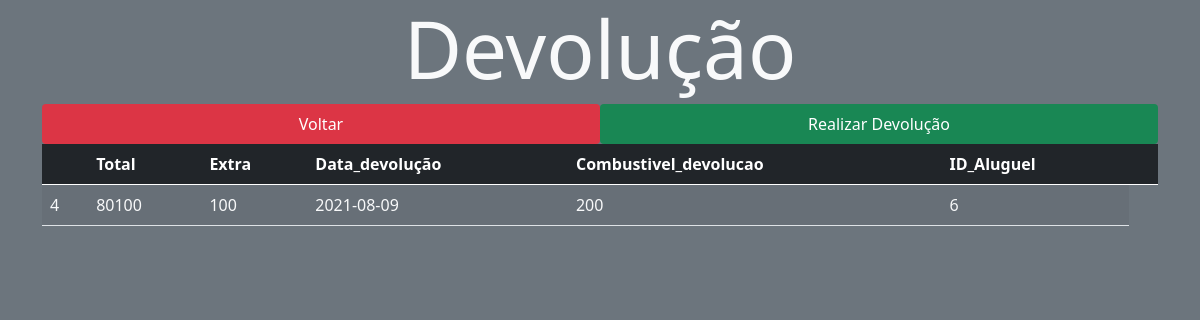
Before: /src/views/devolucao.php with the older database file.
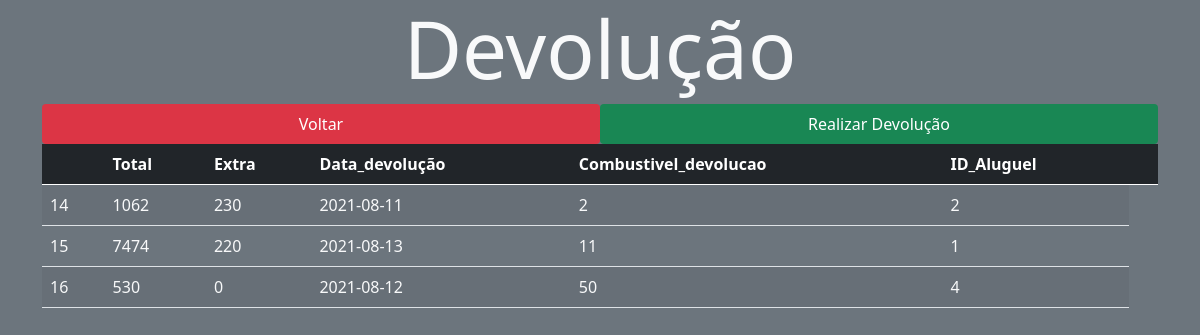
After: the same page with the newer database file.
### tables this page shows
CREATE TABLE `devolucao` (
  `iddevolucao` int(11) NOT NULL,
  `total` varchar(200) NOT NULL,
  `idaluguel` int(11) NOT NULL,
  `combustiveldevolucao` varchar(200) NOT NULL,
  `extra` varchar(200) NOT NULL,
  `datadevolucao` date NOT NULL
);

### src/controller/devolucaoController.php (called while the page is built, shortened)
<?php
require_once '../model/devolucao.php';
require_once '../model/Database.php';
class devolucaoController extends devolucao
{
    protected $tabela = 'devolucao';
     public function findAll()
    {
        $query = "SELECT * FROM $this->tabela";
        $stm = Database::prepare($query);
        $stm->execute();
        $devolucaos = array();
        foreach ($stm->fetchAll() as $devolucao) {
            array_push(
                $devolucaos,
                new devolucao($devolucao->iddevolucao,$devolucao->idaluguel, $devolucao->total, $devolucao->extra,$devolucao->datadevolucao, $devolucao->combustiveldevolucao)
            );
        }
        return $devolucaos;
    }
}

### src/model/Database.php (called while the page is built, shortened)
<?php
class Database
{
    private static $instance;
    public static function getInstance()
    {
        if (!isset(self::$instance)) {
            try {
                self::$instance = new PDO('mysql:host=' . HOST . '; dbname=' . BASE, USER, PASS);
                self::$instance->setAttribute(PDO::ATTR_ERRMODE, PDO::ERRMODE_EXCEPTION);
                self::$instance->setAttribute(PDO::ATTR_DEFAULT_FETCH_MODE, PDO::FETCH_OBJ);
            } catch (PDOException $error) {
                echo $error->getMessage();
            }
        }
        return self::$instance;
    }
    public static function prepare($sql)
    {
        return self::getInstance()->prepare($sql);
    }
}

### src/model/devolucao.php (called while the page is built, shortened)
<?php
class  devolucao
{
    private $iddevolucao;
    private $idaluguel;
    private $total;
    private $extra;
    private $datadevolucao;
    private $combustiveldevolucao;
    public function __construct($iddevolucao,$idaluguel,$total,$extra,$datadevolucao,$combustiveldevolucao)
    {
        $this->iddevolucao = $iddevolucao;
        $this->idaluguel = $idaluguel;
        $this->total = $total;
        $this->extra = $extra;
        $this->datadevolucao = $datadevolucao;
        $this->combustiveldevolucao = $combustiveldevolucao;
    }
    public function getiddevolucao()
    {
        return $this->iddevolucao;
    }
    public function getidaluguel()
    {
        return $this->idaluguel;
    }
    public function gettotal()
    {
        return $this->total;
    }
    public function getextra()
    {
        return $this->extra;
    }
    public function getdatadevolucao()
    {
        return $this->datadevolucao;
    }
    public function getcombustiveldevolucao()
    {
        return $this->combustiveldevolucao;
    }
}

### src/views/devolucao.php (the view, shortened to what this page needs)
<?php
require_once '../controller/devolucaoController.php';
$devolucaos = new devolucaoController();
?>
<!DOCTYPE html>
<html lang="pt_br">
<head>
    <link href="https://cdn.jsdelivr.net/npm/bootstrap@5.0.1/dist/css/bootstrap.min.css" rel="stylesheet">
    <link rel="stylesheet" href="../../public/styles/main.css">
</head>
<body class="bg-secondary">
    <div class="container">
        <h1 class="display-1 text-center text-light">Devolução</h1>
        <nav class="nav nav-pills nav-justified ">
            <a href="../../index.php" class="nav-item nav-link active bg-danger" >Voltar </a>
            <a href="./cadastrardevolucao.php"  class="nav-item nav-link active bg-success">Realizar Devolução</a>
        </nav>
        <table class="table table-striped" id="table">
            <thead class="table-dark">
                <th></th>
                <th>Total</th>
                <th>Extra</th>
                <th>Data_devolução</th>
                <th>Combustivel_devolucao</th>
                <th>ID_Aluguel</th>
                <th></th>
            </thead>
            <tbody>
                <?php
                foreach ($devolucaos->findAll() as $devolucao) { ?>
                    <tr class=" text-light">
                        <td> <?= $devolucao->getiddevolucao() ?> </td>
                        <td> <?= $devolucao->gettotal() ?> </td>
                        <td> <?= $devolucao->getextra() ?> </td>
                        <td> <?= $devolucao->getdatadevolucao() ?> </td>
                        <td> <?= $devolucao->getcombustiveldevolucao() ?> </td>
                        <td> <?= $devolucao->getidaluguel() ?> </td>
                    </tr> <?php
                        }
                            ?>
            </tbody>
        </table>
    </div>
</body>
</html>

Changed rows visible on the page:
removed devolucao: iddevolucao "4", total "80100", extra "100", datadevolucao "2021-08-09", combustiveldevolucao "200", idaluguel "6"
added devolucao: iddevolucao "14", total "1062", extra "230", datadevolucao "2021-08-11", combustiveldevolucao "2", idaluguel "2"
added devolucao: iddevolucao "15", total "7474", extra "220", datadevolucao "2021-08-13", combustiveldevolucao "11", idaluguel "1"
added devolucao: iddevolucao "16", total "530", extra "0", datadevolucao "2021-08-12", combustiveldevolucao "50", idaluguel "4"
